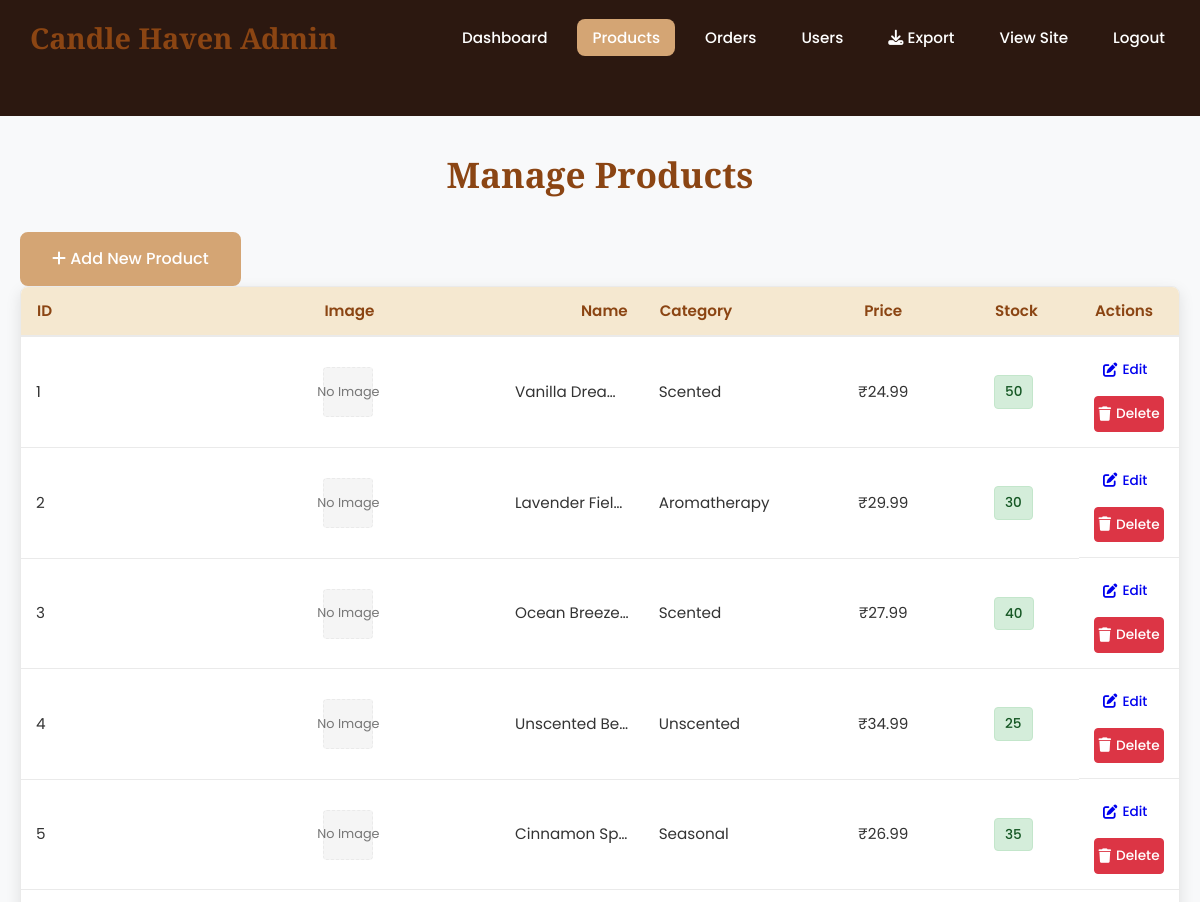
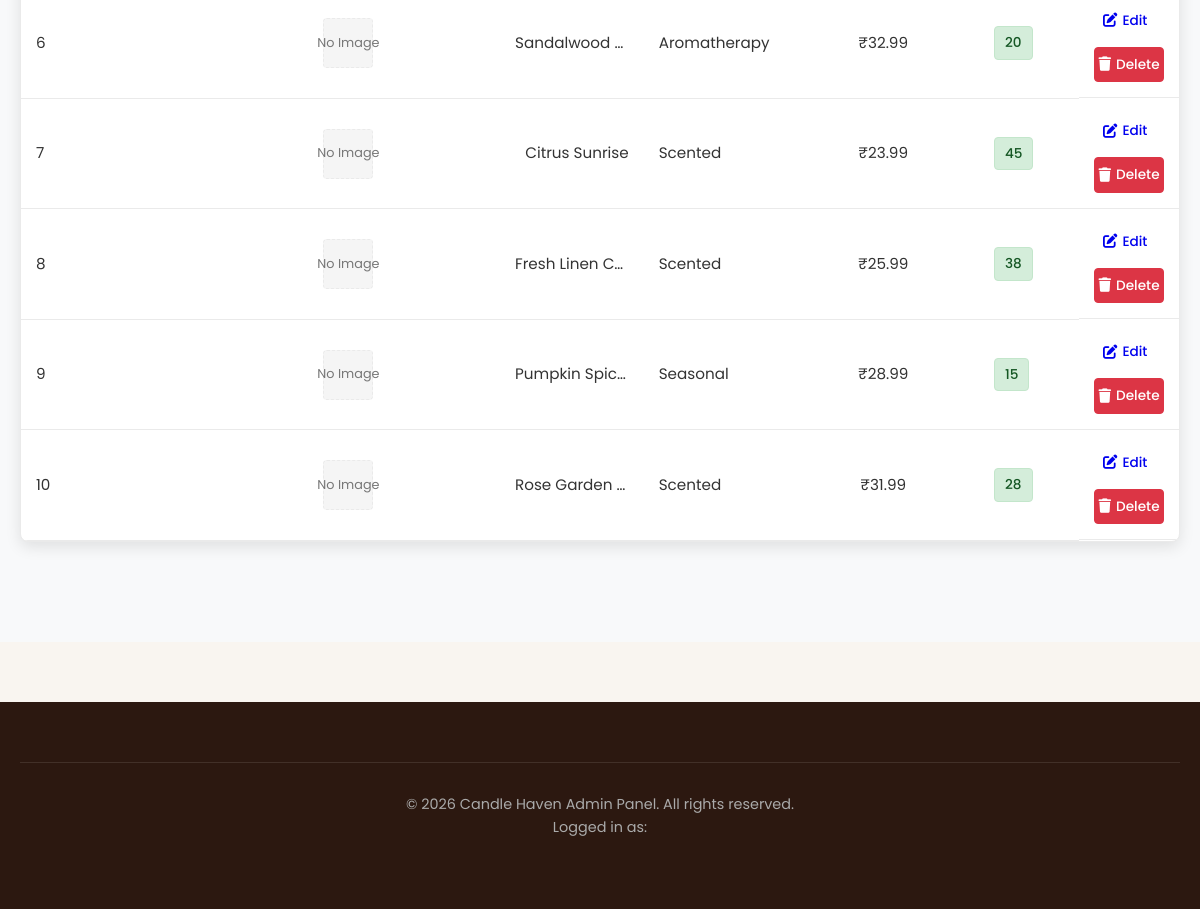
Screenshot of /admin/products.php (signed in) with the database file from the repository (2 pictures, top to bottom).
### tables this page shows
CREATE TABLE products (
    id INT PRIMARY KEY AUTO_INCREMENT,
    name VARCHAR(100) NOT NULL,
    slug VARCHAR(100) UNIQUE NOT NULL,
    description TEXT,
    short_description VARCHAR(255),
    price DECIMAL(10,2) NOT NULL,
    compare_price DECIMAL(10,2),
    cost DECIMAL(10,2),
    image_url VARCHAR(255),
    category VARCHAR(50),
    scent VARCHAR(50),
    burn_time_hours INT,
    weight_grams INT,
    dimensions VARCHAR(50),
    material VARCHAR(50),
    wick_type VARCHAR(50),
    in_stock INT DEFAULT 0,
    low_stock_threshold INT DEFAULT 10,
    is_featured BOOLEAN DEFAULT FALSE,
    is_active BOOLEAN DEFAULT TRUE,
    rating DECIMAL(3,2) DEFAULT 0.00,
    review_count INT DEFAULT 0,
    created_at TIMESTAMP DEFAULT CURRENT_TIMESTAMP,
    updated_at TIMESTAMP DEFAULT CURRENT_TIMESTAMP ON UPDATE CURRENT_TIMESTAMP,
    INDEX idx_category (category),
    INDEX idx_scent (scent),
    INDEX idx_price (price),
    INDEX idx_featured (is_featured),
    INDEX idx_active (is_active)
);

### includes/functions.php (called while the page is built, shortened)
<?php
function format_price($price) {
    $price = floatval($price);
    $symbol = defined('CURRENCY') ? CURRENCY : '$';
    return $symbol . number_format($price, 2);
}
?>

### admin/products.php (the view, shortened to what this page needs)
<?php
require_once '../includes/config.php';
include 'includes/admin-header.php';
$action = isset($_GET['action']) ? $_GET['action'] : '';
$product = null;
?>
<div class="admin-container">
    <div class="container">
    <h1>Manage Products</h1>
    <?php if($action == 'add' || $action == 'edit'): ?>
        <div class="admin-form">
            <h2><?php echo $action == 'add' ? 'Add New Product' : 'Edit Product'; ?></h2>
            <form method="POST" action="" enctype="multipart/form-data">
                <?php if($action == 'edit'): ?>
                    <input type="hidden" name="product_id" value="<?php echo $product['id']; ?>">
                <?php endif; ?>
                <div class="form-row">
                    <div class="form-group">
                        <label for="name">Product Name *</label>
                        <input type="text" id="name" name="name" required
                               value="<?php echo $product ? htmlspecialchars($product['name']) : ''; ?>">
                    </div>
                    <div class="form-group">
                        <label for="price">Price (<?php echo CURRENCY; ?>) *</label>
                        <input type="number" id="price" name="price" step="0.01" min="0" required
                               value="<?php echo $product ? $product['price'] : ''; ?>">
                    </div>
                </div>
                <div class="form-group">
                    <label for="description">Description *</label>
                    <textarea id="description" name="description" rows="4" required><?php echo $product ? htmlspecialchars($product['description']) : ''; ?></textarea>
                </div>
                <div class="form-row">
                    <div class="form-group">
                        <label for="category">Category *</label>
                        <select id="category" name="category" required>
                            <option value="">Select Category</option>
                            <option value="Scented" <?php echo ($product && $product['category'] == 'Scented') ? 'selected' : ''; ?>>Scented</option>
                            <option value="Unscented" <?php echo ($product && $product['category'] == 'Unscented') ? 'selected' : ''; ?>>Unscented</option>
                            <option value="Aromatherapy" <?php echo ($product && $product['category'] == 'Aromatherapy') ? 'selected' : ''; ?>>Aromatherapy</option>
                            <option value="Seasonal" <?php echo ($product && $product['category'] == 'Seasonal') ? 'selected' : ''; ?>>Seasonal</option>
                            <option value="Decorative" <?php echo ($product && $product['category'] == 'Decorative') ? 'selected' : ''; ?>>Decorative</option>
                        </select>
                    </div>
                    <div class="form-group">
                        <label for="scent">Scent</label>
                        <input type="text" id="scent" name="scent"
                               value="<?php echo $product ? htmlspecialchars($product['scent']) : ''; ?>"
                               placeholder="e.g., Vanilla, Lavender, Ocean">
                    </div>
                </div>
                <div class="form-row">
                    <div class="form-group">
                        <label for="burn_time">Burn Time (hours) *</label>
                        <input type="number" id="burn_time" name="burn_time" min="1" required
                               value="<?php echo $product ? $product['burn_time_hours'] : '40'; ?>">
                    </div>
                    <div class="form-group">
                        <label for="weight">Weight (grams) *</label>
                        <input type="number" id="weight" name="weight" min="1" required
                               value="<?php echo $product ? $product['weight_grams'] : '300'; ?>">
                    </div>
                    <div class="form-group">
                        <label for="in_stock">Stock Quantity *</label>
                        <input type="number" id="in_stock" name="in_stock" min="0" required
                               value="<?php echo $product ? $product['in_stock'] : '0'; ?>">
                    </div>
                </div>
                <div class="form-group">
                    <label for="image">Product Image</label>
                    <?php if($product && $product['image_url']): ?>
                        <div class="current-image">
                            <img src="../<?php echo $product['image_url']; ?>" alt="Current Image" style="max-width: 200px; margin-bottom: 10px;">
                            <input type="hidden" name="existing_image" value="<?php echo $product['image_url']; ?>">
                        </div>
                    <?php endif; ?>
                    <input type="file" id="image" name="image" accept="image/*">
                    <small>Accepted formats: JPG, PNG, GIF. Max size: 2MB</small>
                </div>
                <div class="form-actions">
                    <button type="submit" class="btn"><?php echo $action == 'add' ? 'Add Product' : 'Update Product'; ?></button>
                    <a href="products.php" class="btn btn-secondary">Cancel</a>
                </div>
            </form>
        </div>
    <?php else: ?>
        <div class="admin-actions">
            <a href="products.php?action=add" class="btn"><i class="fas fa-plus"></i> Add New Product</a>
        </div>
        <div class="admin-table-container">
            <table class="admin-table">
                <thead>
                    <tr>
                        <th>ID</th>
                        <th>Image</th>
                        <th>Name</th>
                        <th>Category</th>
                        <th>Price</th>
                        <th>Stock</th>
                        <th>Actions</th>
                    </tr>
                </thead>
                <tbody>
                    <?php
                    $sql = "SELECT * FROM products ORDER BY created_at DESC";
                    $result = mysqli_query($conn, $sql);
                    if(mysqli_num_rows($result) > 0):
                        while($row = mysqli_fetch_assoc($result)):
                    ?>
                    <tr>
                        <td><?php echo $row['id']; ?></td>
                        <td>
                            <?php if($row['image_url']): ?>
                                <img src="../<?php echo $row['image_url']; ?>" alt="<?php echo $row['name']; ?>" class="table-image">
                            <?php else: ?>
                                <div class="no-image">No Image</div>
                            <?php endif; ?>
                        </td>
                        <td><?php echo htmlspecialchars($row['name']); ?></td>
                        <td><?php echo $row['category']; ?></td>
                        <td><?php echo format_price($row['price']); ?></td>
                        <td>
                            <span class="stock-badge <?php echo $row['in_stock'] > 10 ? 'in-stock' : ($row['in_stock'] > 0 ? 'low-stock' : 'out-of-stock'); ?>">
                                <?php echo $row['in_stock']; ?>
                            </span>
                        </td>
                        <td class="actions">
                            <a href="products.php?action=edit&id=<?php echo $row['id']; ?>" class="btn-small">
                                <i class="fas fa-edit"></i> Edit
                            </a>
                            <a href="products.php?action=delete&id=<?php echo $row['id']; ?>"
                               class="btn-small btn-danger"
                               onclick="return confirm('Are you sure you want to delete this product?')">
                                <i class="fas fa-trash"></i> Delete
                            </a>
                        </td>
                    </tr>
                    <?php
                        endwhile;
                    else:
                    ?>
                    <tr>
                        <td colspan="7" class="text-center">No products found.</td>
                    </tr>
                    <?php endif; ?>
                </tbody>
            </table>
        </div>
    <?php endif; ?>
    </div>
</div>
<?php include 'includes/admin-footer.php'; ?>

### admin/includes/admin-header.php (shortened to what this page needs)
<!DOCTYPE html>
<html lang="en">
<head>
    <link rel="stylesheet" href="https://cdnjs.cloudflare.com/ajax/libs/font-awesome/6.4.0/css/all.min.css">
    <link rel="stylesheet" href="<?php echo SITE_URL; ?>css/style.css">
    <link rel="stylesheet" href="<?php echo SITE_URL; ?>css/admin.css">
</head>
<body>
    <header class="admin-header">
        <div class="container">
            <div class="admin-header-content">
                <div class="logo">
                    <a href="../index.php">
                        <span><?php echo SITE_NAME; ?> Admin</span>
                    </a>
                </div>
                <nav class="admin-nav">
                    <ul>
                        <li><a href="index.php" class="<?php echo basename($_SERVER['PHP_SELF']) == 'index.php' ? 'active' : ''; ?>">Dashboard</a></li>
                        <li><a href="products.php" class="<?php echo basename($_SERVER['PHP_SELF']) == 'products.php' ? 'active' : ''; ?>">Products</a></li>
                        <li><a href="orders.php" class="<?php echo basename($_SERVER['PHP_SELF']) == 'orders.php' ? 'active' : ''; ?>">Orders</a></li>
                        <li><a href="users.php" class="<?php echo basename($_SERVER['PHP_SELF']) == 'users.php' ? 'active' : ''; ?>">Users</a></li>
                        <li><a href="export-report.php?type=full&format=html" target="_blank" title="Export Report"><i class="fas fa-download"></i> Export</a></li>
                        <li><a href="../index.php" target="_blank">View Site</a></li>
                        <li><a href="../logout.php">Logout</a></li>
                    </ul>
                </nav>
            </div>
        </div>
    </header>

### admin/includes/admin-footer.php (shortened to what this page needs)
    <footer class="footer">
        <div class="container">
            <div class="footer-bottom">
                <p>&copy; <?php echo date('Y'); ?> <?php echo SITE_NAME; ?> Admin Panel. All rights reserved.</p>
                <p>Logged in as: <?php echo $_SESSION['first_name'] . ' ' . $_SESSION['last_name']; ?></p>
            </div>
        </div>
    </footer>
</body>
</html>

### css/admin.css (style rules this page uses)
.admin-header { background-color: var(--dark-color); color: white; padding: 15px 0; box-shadow: var(--shadow); }
.admin-header-content { display: flex; align-items: center; justify-content: space-between; }
.admin-nav ul { display: flex; list-style: none; gap: 15px; margin: 0; padding: 0; }
.admin-nav a { color: white; text-decoration: none; padding: 8px 15px; border-radius: var(--border-radius); transition: var(--transition); font-weight: 500; font-size: 0.95rem; }
.admin-nav a:hover, .admin-nav a.active { background-color: var(--primary-color); color: white; }
.admin-container { padding: 30px 0; min-height: calc(100vh - 150px); background-color: #f8f9fa; }
.admin-container h1 { margin-bottom: 30px; color: var(--secondary-color); font-family: 'Playfair Display', serif; font-size: 2.2rem; }
.admin-container h1 { text-align: center; }
.admin-table-container { background-color: white; border-radius: var(--border-radius); box-shadow: var(--shadow); overflow: hidden; border: 1px solid var(--border-color); margin-bottom: 30px; }
.admin-table { width: 100%; border-collapse: collapse; font-size: 0.95rem; }
.admin-table { table-layout: fixed; }
.admin-table th, .admin-table td { white-space: nowrap; overflow: hidden; text-overflow: ellipsis; }
.admin-table th:nth-child(1), .admin-table td:nth-child(1) { width: 30%; }
.admin-table th:nth-child(2), .admin-table td:nth-child(2) { width: 20%; }
.admin-table th:nth-child(3), .admin-table td:nth-child(3) { width: 15%; text-align: right; }
.admin-table th:nth-child(4), .admin-table td:nth-child(4) { width: 15%; }
.admin-table th:nth-child(5), .admin-table td:nth-child(5) { width: 20%; text-align: center; }
.admin-table td .btn-small { min-width: 44px; padding: 6px 8px; display: inline-flex; align-items: center; justify-content: center; }
.admin-table th:nth-last-child(-n+2), .admin-table td:nth-last-child(-n+2) { width: 100px; }
.admin-table th { background-color: var(--accent-color); padding: 15px; text-align: left; font-weight: 600; color: var(--secondary-color); border-bottom: 2px solid var(--border-color); }
.admin-table td { padding: 15px; border-bottom: 1px solid var(--border-color); vertical-align: middle; }
.admin-table .actions { display: flex; gap: 8px; flex-wrap: wrap; }
.btn-small { padding: 6px 12px; font-size: 0.85rem; border-radius: 4px; text-decoration: none; border: none; cursor: pointer; transition: var(--transition); display: inline-flex; align-items: center; gap: 5px; font-weight: 500; border: 1px solid transparent; }
.btn-small i { font-size: 0.9rem; }
.btn-danger { background-color: var(--danger-color); color: white; border-color: var(--danger-color); }
.no-image { width: 50px; height: 50px; background-color: #f5f5f5; border-radius: 4px; display: flex; align-items: center; justify-content: center; color: var(--text-light); font-size: 0.8rem; border: 1px dashed var(--border-color); }
.stock-badge { padding: 5px 10px; border-radius: 4px; font-weight: 500; font-size: 0.85rem; display: inline-block; }
.in-stock { background-color: #d4edda; color: #155724; border: 1px solid #c3e6cb; }

### rows the page displays
products: id "1", shows "No Image", name "Vanilla Drea…", category "Scented", price "₹24.99", in_stock "50"
products: id "2", shows "No Image", name "Lavender Fiel…", category "Aromatherapy", price "₹29.99", in_stock "30"
products: id "3", shows "No Image", name "Ocean Breeze…", category "Scented", price "₹27.99", in_stock "40"
products: id "4", shows "No Image", name "Unscented Be…", category "Unscented", price "₹34.99", in_stock "25"
products: id "5", shows "No Image", name "Cinnamon Sp…", category "Seasonal", price "₹26.99", in_stock "35"
products: id "6", shows "No Image", name "Sandalwood…", category "Aromatherapy", price "₹32.99", in_stock "20"
products: id "7", shows "No Image", name "Citrus Sunrise", category "Scented", price "₹23.99", in_stock "45"
products: id "8", shows "No Image", name "Fresh Linen C…", category "Scented", price "₹25.99", in_stock "38"
products: id "9", shows "No Image", name "Pumpkin Spic…", category "Seasonal", price "₹28.99", in_stock "15"
products: id "10", shows "No Image", name "Rose Garden…", category "Scented", price "₹31.99", in_stock "28"

### other values shown
SITE_NAME "Candle Haven"
